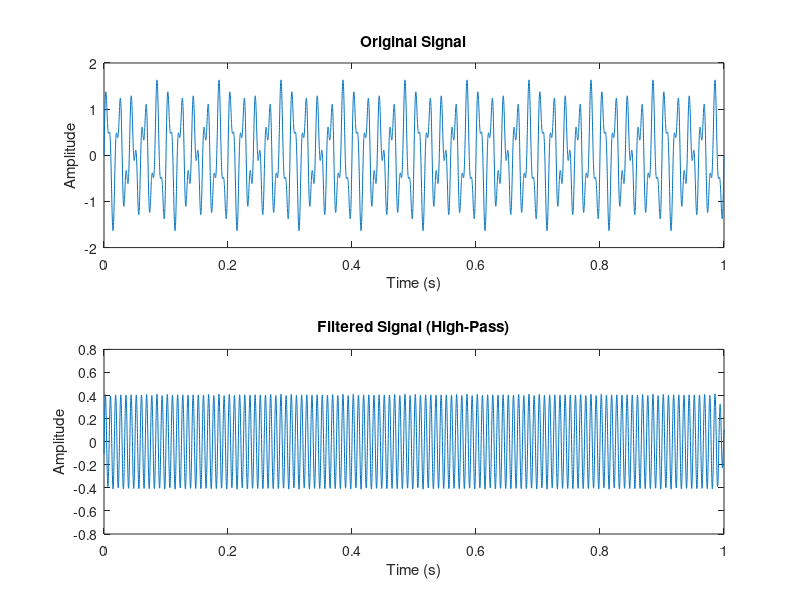
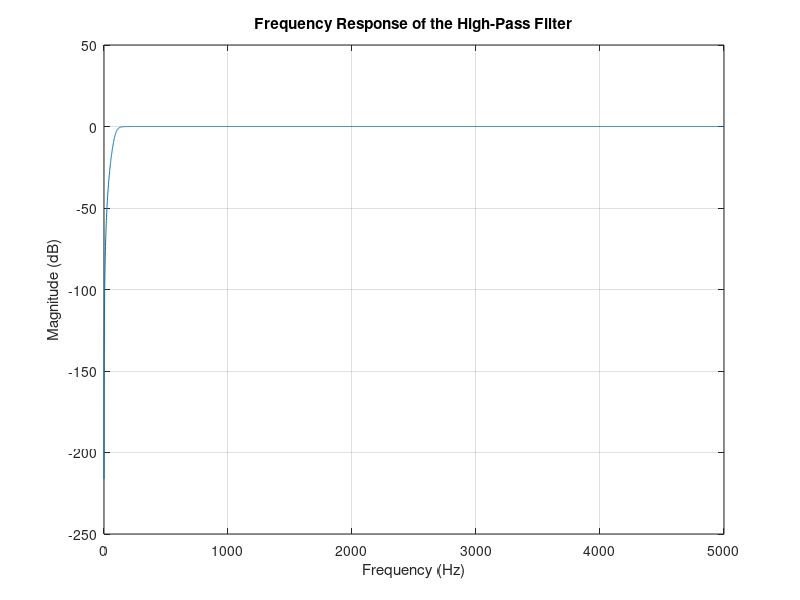

Write MATLAB code to recreate these figures, in order.
% Define the cutoff frequency and filter order
cutoff_frequency = 100; % Replace with your desired cutoff frequency in Hz (for high-pass filter)
filter_order = 4; % Replace with your desired filter order (e.g., 2, 4, 6, ...)

% Generate a sample signal for demonstration purposes
fs = 10000; % Sampling frequency in Hz
t = 0:1/fs:1; % Time vector
signal = sin(2*pi*50*t) + 0.5*sin(2*pi*120*t) + 0.2*sin(2*pi*60*t); % Example signal with multiple frequencies

% Design the high-pass Butterworth filter
normalized_cutoff_freq = cutoff_frequency / (0.5 * fs);
[b, a] = butter(filter_order, normalized_cutoff_freq, 'high'); % Change 'low' to 'high'

% Apply the filter to the signal using filtfilt to avoid phase distortion
filtered_signal = filtfilt(b, a, signal);

% Plot the original and filtered signals
figure;
subplot(2,1,1);
plot(t, signal);
title('Original Signal');
xlabel('Time (s)');
ylabel('Amplitude');

subplot(2,1,2);
plot(t, filtered_signal);
title('Filtered Signal (High-Pass)');
xlabel('Time (s)');
ylabel('Amplitude');

% Display the frequency response of the filter (optional)
frequencies = 0:1:fs/2;
H = freqz(b, a, frequencies, fs);
figure;
plot(frequencies, 20*log10(abs(H)));
title('Frequency Response of the High-Pass Filter');
xlabel('Frequency (Hz)');
ylabel('Magnitude (dB)');
grid on;
